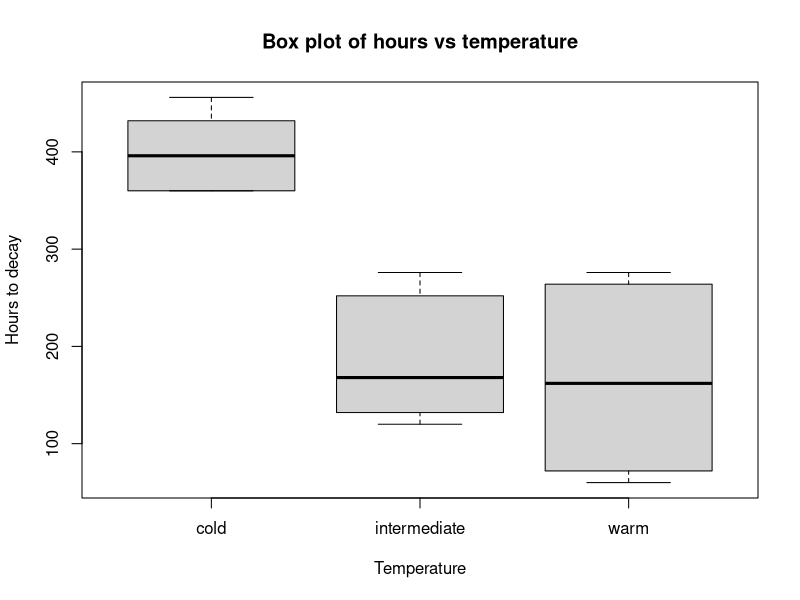
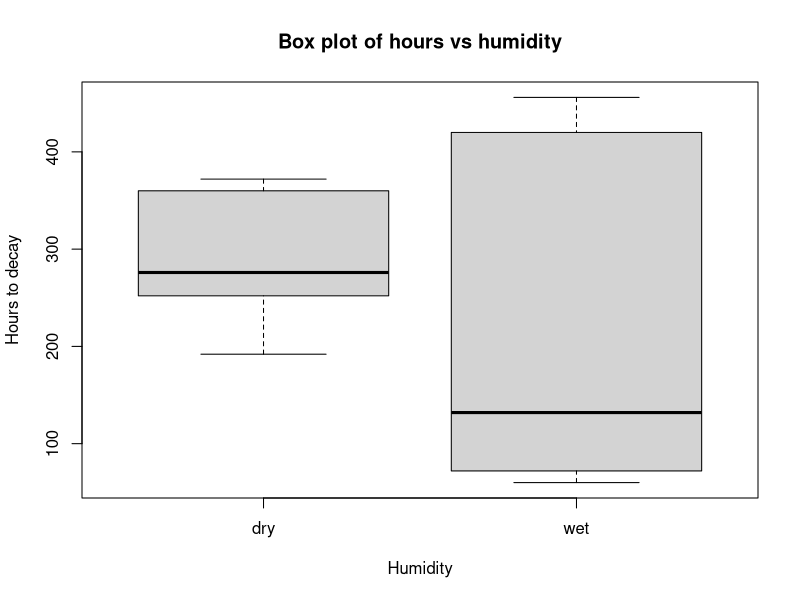
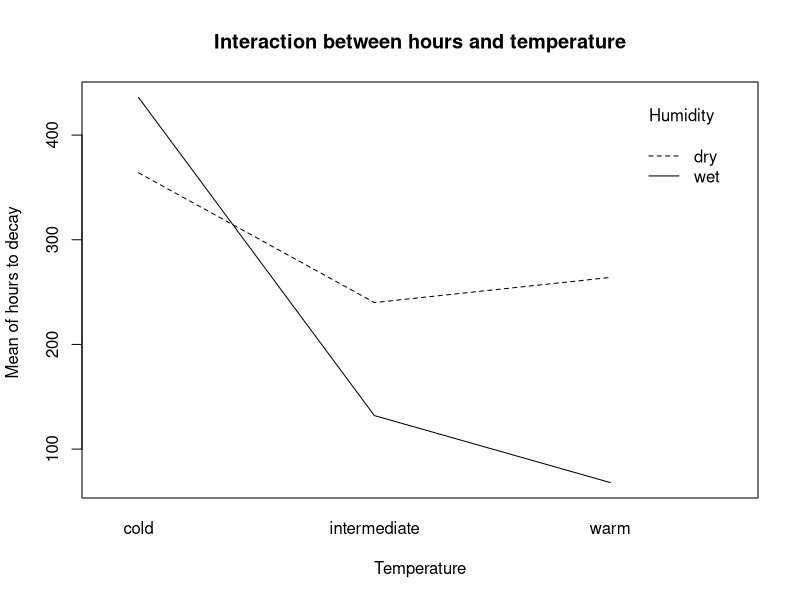
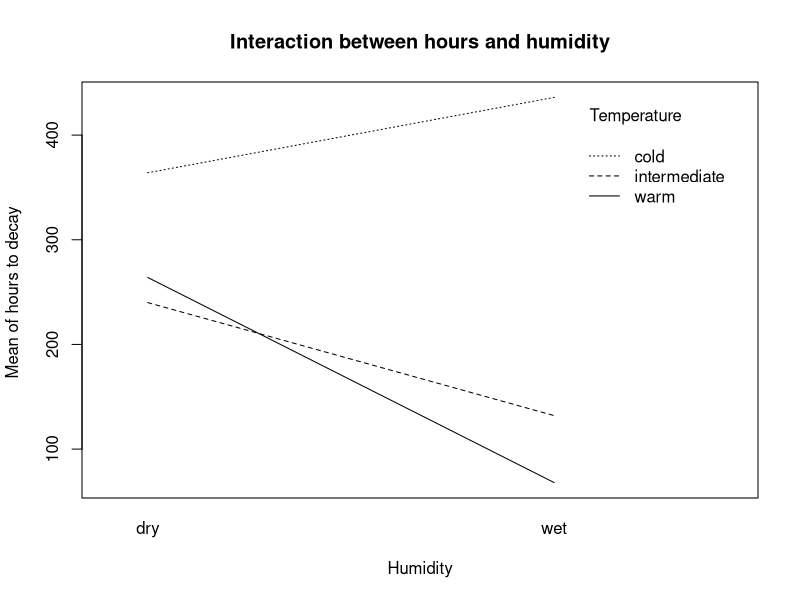
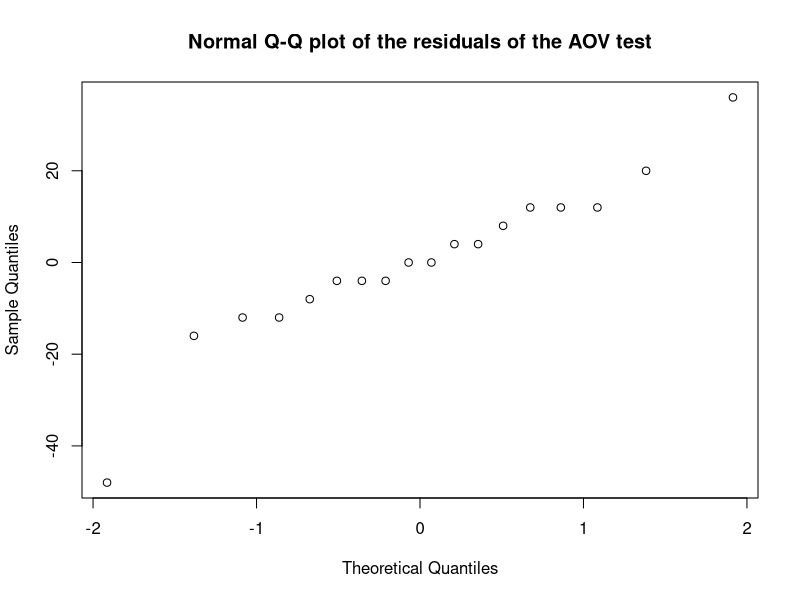
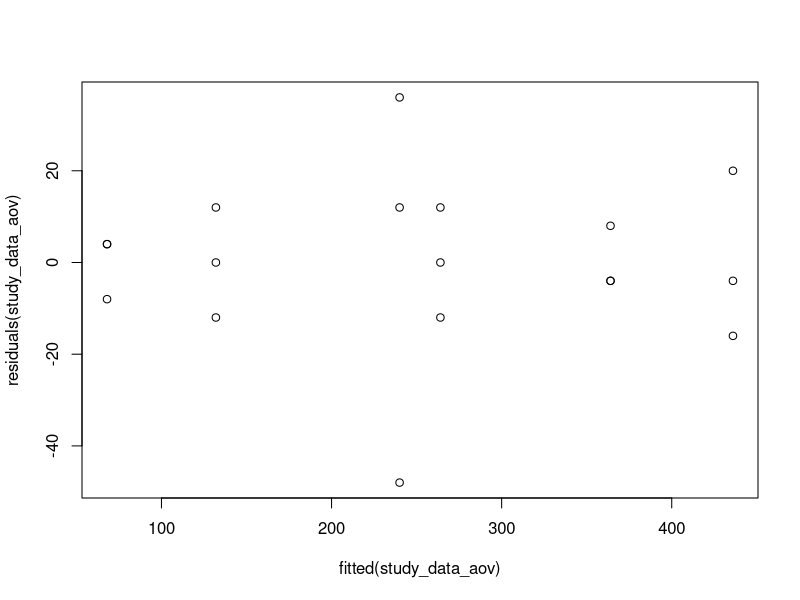
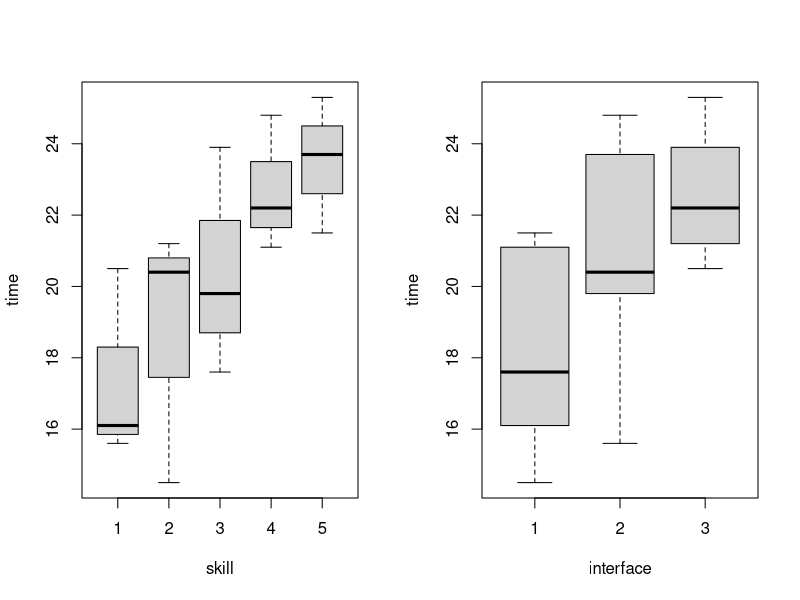
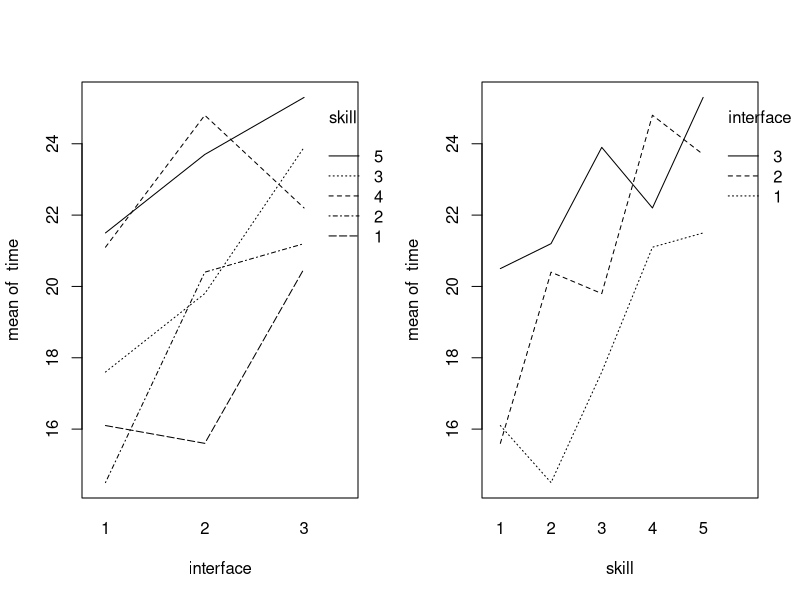

R code for these plots, in order:
## ---- chunk 1
knitr::opts_chunk$set(echo = TRUE)

library(lme4)
## ---- chunk 2
bread = as.character(c(1:18))
temperatures = c("warm", "intermediate", "cold")
humidity = c("dry", "wet")
design = cbind(data.frame("slice" = bread), data.frame("temperatures" = sample(rep(temperatures, each=6))), data.frame("humidity" = sample(rep(humidity, each=9))))
print(design)
## ---- chunk 3
study_data = read.table(file = "./data/bread.txt", header = TRUE)

boxplot(hours~environment, data = study_data, xlab = "Temperature", ylab = "Hours to decay", main = "Box plot of hours vs temperature")
boxplot(hours~humidity, data = study_data, xlab = "Humidity", ylab = "Hours to decay", main = "Box plot of hours vs humidity")

interaction.plot(study_data$environment, study_data$humidity, study_data$hours, trace.label = "Humidity", xlab = "Temperature", ylab = "Mean of hours to decay ", main = "Interaction between hours and temperature")
interaction.plot(study_data$humidity, study_data$environment, study_data$hours, trace.label = "Temperature", xlab = "Humidity", ylab = "Mean of hours to decay ", main = "Interaction between hours and humidity")




## ---- chunk 4
#analysis of variance
study_data$environment = as.factor(study_data$environment)
study_data$humidity = as.factor((study_data$humidity))
study_data_aov = lm(hours~humidity*environment, data=study_data)
# results of aov
print(anova(study_data_aov))

## ---- chunk 5
#Diagnostics
qqnorm(residuals(study_data_aov), main = "Normal Q-Q plot of the residuals of the AOV test")
## ---- chunk 6
plot(fitted(study_data_aov),residuals(study_data_aov))
## ---- chunk 7
search <- read.table("data/search.txt")
## ---- chunk 8
I=3; B=5; N=1
for (i in 1:B) print((sample(1:(N*I)+(i-1)*3)))
## ---- chunk 9
attach(search)
par(mfrow=c(1,2))
boxplot(time~skill); boxplot(time~interface)
interaction.plot(interface, skill,time)
interaction.plot(skill,interface,time)
## ---- chunk 10
lmsearch <- lm(time~interface+skill,data=search)
searchaov <- anova(lmsearch)

cat(c("p-value:", searchaov$`Pr(>F)`[[1]]))
## ---- chunk 11
par(mfrow=c(1,2))
qqnorm(residuals(lmsearch))
plot(fitted(lmsearch),residuals(lmsearch),main='Scatterplot of residuals')
## ---- chunk 12
friedman.test(time,interface, skill)
## ---- chunk 13
searchaov2 <- lm(time~interface)
anova(searchaov2)
par(mfrow=c(1,1)); qqnorm(residuals(searchaov2))
## ---- chunk 14
study_data1 = read.table(file = "./data/cream.txt", header = TRUE)

# 3 way Anova
study_data1$batch = as.factor(study_data1$batch)
study_data1$position = as.factor(study_data1$position)
study_data1$starter = as.factor(study_data1$starter)
study_data1_aov = lm(acidity~starter+batch+position, data=study_data1)
# results of aov
anova(study_data1_aov)
print(summary(study_data1_aov))
## ---- chunk 15
# mean comparisons
library(multcomp)
data_aov = lm(acidity~starter+batch+position, data = study_data1)
mean_comparison = glht(data_aov, linfct =mcp(starter="Tukey"))
print(summary(mean_comparison))
## ---- chunk 16
# Showing the table of confidence interval for mean diff of main effects of starter with 95% confidence
print(confint(mean_comparison))
## ---- chunk 17
par(mfrow=c(1,1))
cow <- read.table("data/cow.txt")
## ---- chunk 18
cow$id <- factor(cow$id)
cowlm <- lm(milk~treatment+per+id,data=cow)
cat(anova(cowlm)[1,5])
## ---- chunk 19
cowlmsumm <- summary(cowlm)
head(cowlmsumm$coefficients, n=2)
## ---- chunk 20
cowlmer <- lmer(milk~treatment+order+per+(1|id), data=cow, REML=FALSE)
cowlmersumm <- summary(cowlmer)
## ---- chunk 21
cat("Fixed effects")
head(cowlmersumm$coefficients,n=3)
## ---- chunk 22
cowlmer1 <- lmer(milk~order+per+(1|id), data=cow, REML=FALSE)
cowlmeraov <- anova(cowlmer1,cowlmer)
## ---- chunk 23
pval <- cowlmeraov$`Pr(>Chisq)`[2]
pval
## ---- chunk 24
attach(cow)
cowtest <- t.test(milk[treatment=="A"],milk[treatment=="B"],paired=TRUE)
cowtest$estimate
## ---- chunk 25
aovcow <- lm(milk~treatment+id,data=cow)

aovcowsumm <- summary(aovcow)
head(aovcowsumm$coefficients,n=2)
## ---- chunk 26
nausea.table <- read.table("data/nauseatable.txt")
## ---- chunk 27
nausea <- c(rep(1,nausea.table[1,2]), rep(0,nausea.table[1,1]),
            rep(1,nausea.table[2,2]), rep(0,nausea.table[2,1]),
            rep(1,nausea.table[3,2]), rep(0,nausea.table[3,1]))

medicin <- factor(rep(1:3, c((nausea.table[1,1]+nausea.table[1,2]),
                             (nausea.table[2,1]+nausea.table[2,2]),
                             (nausea.table[3,1]+nausea.table[3,2]))), 
                  labels=c("chlor","pent100","pent150"))

nausea.frame <- data.frame(nausea,medicin)
## ---- chunk 28
xtabs(~medicin+nausea)
## ---- chunk 29
attach(nausea.frame)
## ---- chunk 30
B <- 1000
tstar <- numeric(B)
for(i in 1:B)
{
  medicinstar <- sample(medicin) 
  tstar[i] <- chisq.test(xtabs(~medicinstar+nausea))[[1]]
}

myt <- chisq.test(xtabs(~medicin+nausea))[[1]]

hist(tstar)
abline(v=myt, col='red')

pr <- sum(tstar>myt)/B
pr
## ---- chunk 31
chisq.test(xtabs(~medicin+nausea))[[3]]
## ---- chunk 32
airPollution = read.table("./data/airpollution.txt", header = TRUE)
pairs(~ wind + temperature + humidity + insolation + oxidant, data = airPollution)
## ---- chunk 33
model1 = lm(oxidant ~ wind, data = airPollution)
model2 = lm(oxidant ~ temperature, data = airPollution)
model3 = lm(oxidant ~ humidity, data = airPollution)
model4 = lm(oxidant ~ insolation, data = airPollution)

par(mfrow=c(2,2))
plot(oxidant ~ wind, data = airPollution); abline(model1)
plot(oxidant ~ temperature, data = airPollution); abline(model2)
plot(oxidant ~ humidity, data = airPollution); abline(model3)
plot(oxidant ~ insolation, data = airPollution); abline(model1)

sum1 = summary(model1)
sum2 = summary(model2)
sum3 = summary(model3)
sum4 = summary(model4)
## ---- chunk 34
stepUpModel1 = lm(oxidant ~ wind + temperature, data = airPollution)
stepUpSum1 = summary(stepUpModel1)
stepUpModel = lm(oxidant ~ wind + humidity, data = airPollution)
stepUpSum2 = summary(stepUpModel)
stepUpModel = lm(oxidant ~ wind + insolation, data = airPollution)
stepUpSum3 = summary(stepUpModel)
## ---- chunk 35
stepUpModel = lm(oxidant ~ wind + temperature + humidity, data = airPollution)
stepUpSum4 = summary(stepUpModel)
stepUpModel = lm(oxidant ~ wind + temperature + insolation, data = airPollution)
stepUpSum5 = summary(stepUpModel)
## ---- chunk 36
multiModel = lm(oxidant ~ wind + temperature + humidity + insolation, data = airPollution)
multiSum = summary(multiModel)
round(multiSum$coefficients, 6)
## ---- chunk 37
multiModel = lm(oxidant ~ wind + temperature + humidity, data = airPollution)
multiSum = summary(multiModel)
round(multiSum$coefficients, 6)
## ---- chunk 38
multiModel = lm(oxidant ~ wind + temperature, data = airPollution)
multiSum = summary(multiModel)
round(multiSum$coefficients, 6)
## ---- chunk 39
par(mfrow=c(1,2))
qqnorm(residuals(multiModel))
plot(fitted(multiModel), residuals(multiModel))
## ---- chunk 40
par(mfrow=c(1,1))
plot(wind ~ temperature, data = airPollution)

mdl = lm(wind ~ temperature, data = airPollution)
mdlsm = summary(mdl)
## ---- chunk 41
expensesCrime = read.table("./data/expensescrime.txt", header = TRUE)
pairs(expensesCrime[-1])
expensesCrime[-1] = log(expensesCrime[-1])
## ---- chunk 42
pairs(expensesCrime[-1])
## ---- chunk 43
model = lm(expend ~ bad + crime + lawyers + employ + pop, data = expensesCrime[-1])
round(cooks.distance(model), 3)
plot(1:51, cooks.distance(model))
## ---- chunk 44
rows = round(cooks.distance(model), 3) > 1
expensesCrime[rows,]
## ---- chunk 45
newData = expensesCrime[!rows, ]
model = lm(expend ~ crime + lawyers + employ, data = newData)
summary(model)
## ---- chunk 46
modelA = lm(employ ~ lawyers, data = newData)
sumA = summary(modelA)
## ---- chunk 47
model = lm(expend ~ crime + employ, data = newData)
summary(model)
## ---- chunk 48
par(mfrow=c(1,2))
qqnorm(residuals(model))
plot(fitted(model), residuals(model))
## ---- chunk 49
par(mfrow=c(1,2))
plot(newData$crime, residuals(model),  xlab = "Crime", ylab="Residuals")
plot(newData$employ, residuals(model), ylab="Residuals", xlab = "Employ")

par(mfrow=c(1,2))
plot(newData$expend, residuals(model), ylab="Residuals", xlab = "Expend")

estimate = function(x, y) {
  val = model$coefficients[1] + model$coefficients[2] * x + model$coefficients[2] * y
  return(val)
}

plot(estimate(newData$crime, newData$employ), residuals(model), ylab="Residuals", xlab = "Expend Est")
